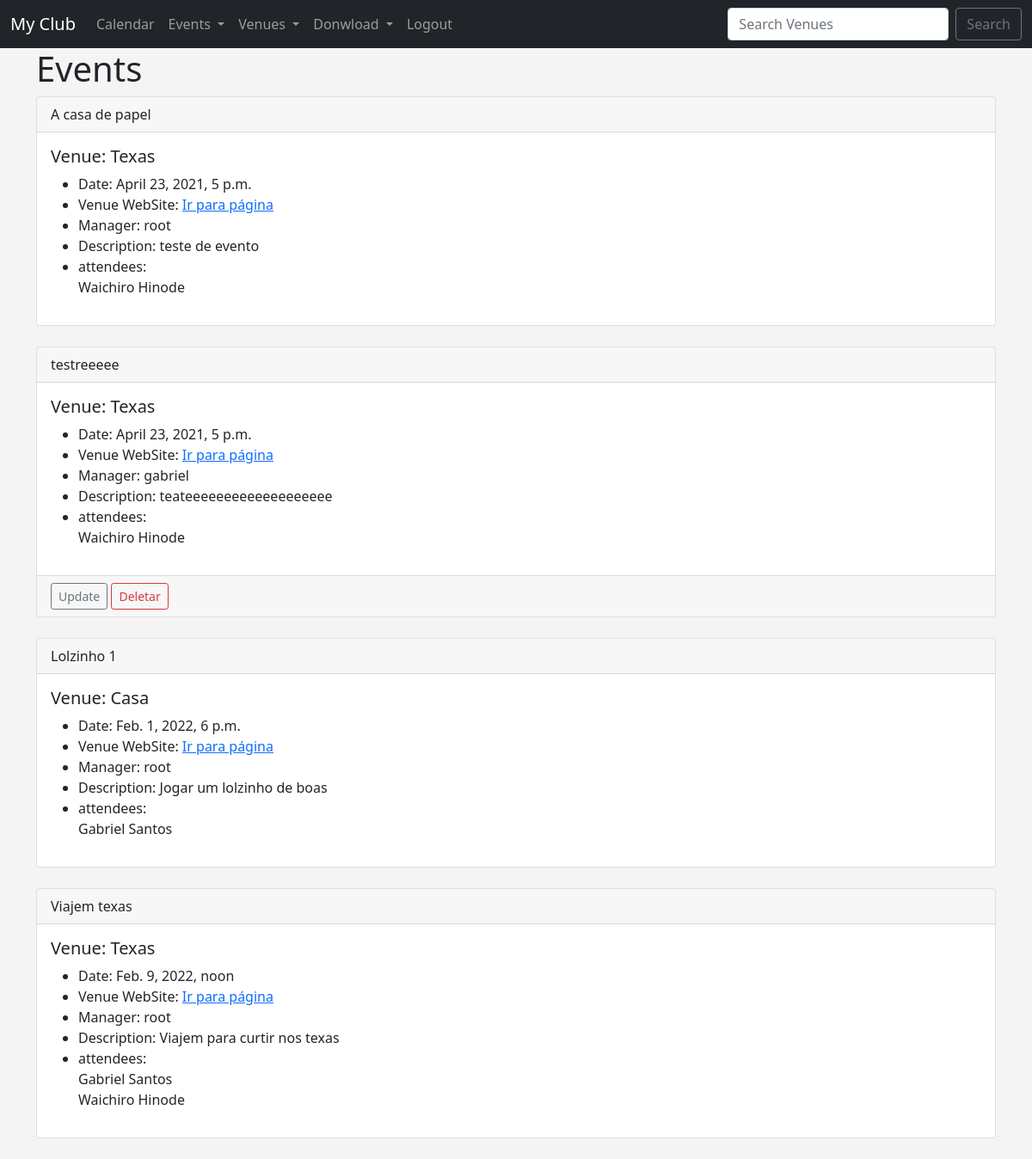
Screenshot of /events/ (signed in) with the database file from the repository.
### events/models.py (models this page shows)
class Event(models.Model):
    name = models.CharField('Event name', max_length=120)
    event_date= models.DateTimeField('Event Date')
    venue = models.ForeignKey(Venue, blank=True, null=True, on_delete=models.CASCADE)
    manager = models.ForeignKey(User, blank=True, null=True, on_delete=models.SET_NULL)
    description = models.TextField(blank=True)
    attendees = models.ManyToManyField(myClubUser, blank=True) # Aqui é uma chave muitos para muitos
    def __str__(self):
        return self.name

class Venue(models.Model):
    name = models.CharField("Venue name", max_length=120)
    address = models.CharField(max_length=300)
    zip_code = models.CharField('Zip code', max_length=15)
    phone = models.CharField('contactphone', max_length=25)
    web = models.URLField('Website Adress' )
    email_address = models.EmailField('Email address', blank=True)
    owner = models.IntegerField("Venue Owner", blank=False, default=1)
    def __str__(self):
        return self.name

class myClubUser(models.Model):
    first_name = models.CharField(max_length=30)
    last_name = models.CharField(max_length=30)
    email = models.EmailField('User email')
    def __str__(self):
        return self.first_name + ' ' + self.last_name

### events/views.py (the view)
# urls.py: path('events/', views.all_events, name="list-events"),#Vai para a pagina q lista todos os eventos
def all_events(request):
    event_list = Event.objects.all().order_by('event_date')
    context = {
        "event_list": event_list
    }
    return render(request, 'events/events.html', context)

### events/templates/events/events.html
{% extends 'events/base.html' %}
{% block content %}
<h1>Events</h1>
    {% for event in event_list %}
        <div class="card">
            <div class="card-header">
                {{ event }}
            </div>
            <div class="card-body">
            <h5 class="card-title">Venue: {{ event.venue }}</h5>
            <ul>
                <li>Date: {{ event.event_date }}</li>
                <li>Venue WebSite: <a href="{{ event.venue.web }}">Ir para página</a></li>
                <li>Manager: {{ event.manager }}</li>
                <li>Description: {{ event.description }}</li>
                <li>attendees: <br>
                    {% for user in event.attendees.all %}
                        {{ user }} <br>
                    {% endfor%}
                </li>
            </ul>
            </div>
            {% if user.is_authenticated %}
                {% if user == event.manager %}
                    <div class="card-footer">
                            <a href="{% url 'update-event' event.id %}" class="btn btn-outline-secondary btn-sm">Update</a>
                            <a href="{% url 'delete-event' event.id %}" class="btn btn-outline-danger btn-sm">Deletar</a>
                    </div>
                {% endif %}
            {% endif %}
        </div>
        <br>
    {% endfor %}
{% endblock %}

### events/templates/events/base.html (style rules this page uses)
body { background: #f4f4f4; }

### rows the page displays
Event: name "A casa de papel", venue "Texas", event_date "April 23, 2021, 5 p.m.", manager "root", description "teste de evento"
myClubUser: first_name+last_name "Waichiro Hinode"
Event: name "testreeeee", venue "Texas", event_date "April 23, 2021, 5 p.m.", manager "gabriel", description "teateeeeeeeeeeeeeeeeeee", shows "Update"
Event: name "Lolzinho 1", venue "Casa", event_date "Feb. 1, 2022, 6 p.m.", manager "root", description "Jogar um lolzinho de boas"
myClubUser: first_name+last_name "Gabriel Santos"
Event: name "Viajem texas", venue "Texas", event_date "Feb. 9, 2022, noon", manager "root", description "Viajem para curtir nos texas"
